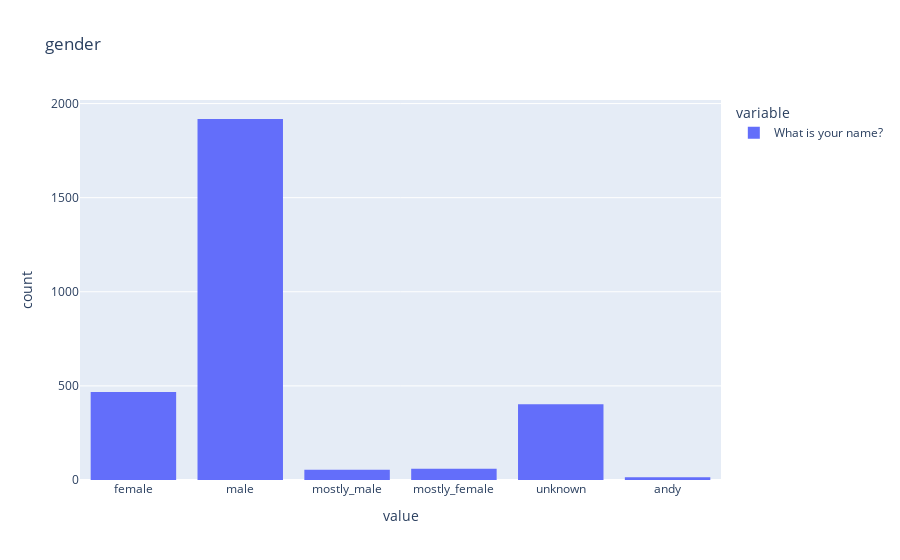

Notebook source saved alongside this figure:
### Code cell
gender_guess=gender["What is your name?"].apply(lambda x: d.get_gender(x.split(" ")[0]))
fig = px.histogram(gender_guess,
                  title="gender")
fig.update_layout(showlegend=True)
fig.show()

### Figure 1 — Plotly figure (JSON) as saved in the notebook; plotly's stock layout.template omitted (floating-point values rounded to 4 significant figures; data arrays with more than 128 entries replaced by an {"elided": "..."} marker saying what was removed)
{"data": [{"alignmentgroup": "True", "bingroup": "x", "hovertemplate": "variable=What is your name?<br>value=%{x}<br>count=%{y}<extra></extra>", "legendgroup": "What is your name?", "marker": {"color": "#636efa", "pattern": {"shape": ""}}, "name": "What is your name?", "offsetgroup": "What is your name?", "orientation": "v", "showlegend": true, "type": "histogram", "x": {"elided": "2918 str values"}, "xaxis": "x", "yaxis": "y"}], "layout": {"barmode": "relative", "legend": {"title": {"text": "variable"}, "tracegroupgap": 0}, "showlegend": true, "title": {"text": "gender"}, "xaxis": {"anchor": "y", "domain": [0, 1], "title": {"text": "value"}}, "yaxis": {"anchor": "x", "domain": [0, 1], "title": {"text": "count"}}}}
